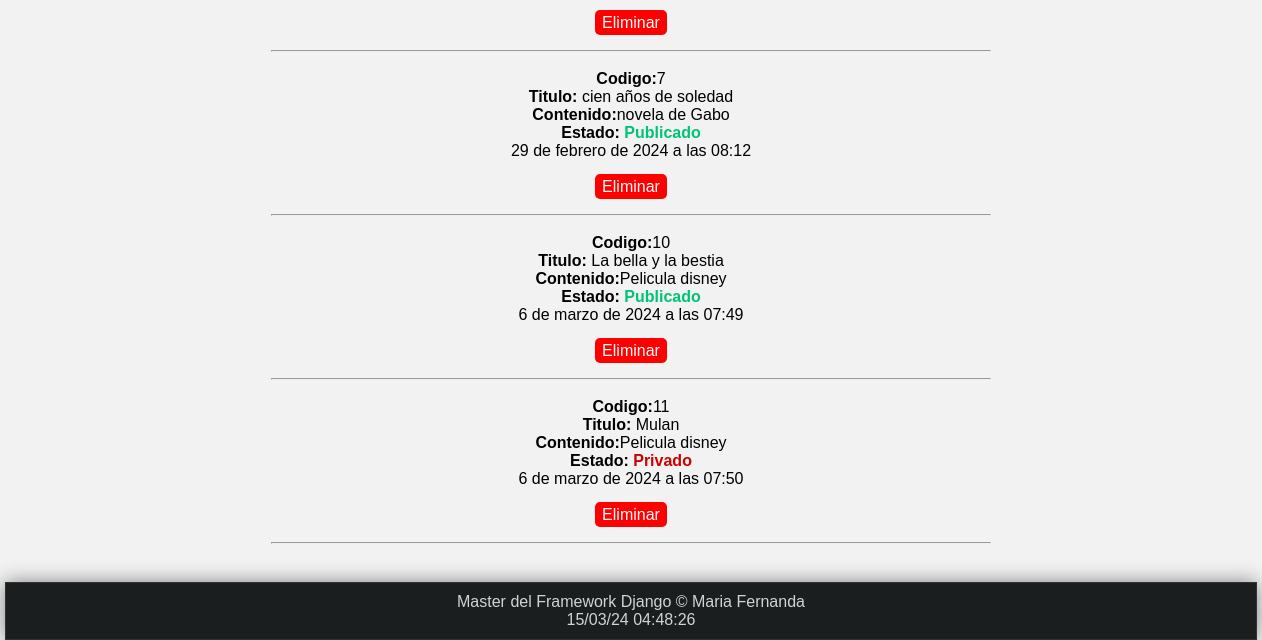
/articulos/ (lower part), run on an earlier commit of the app's database.
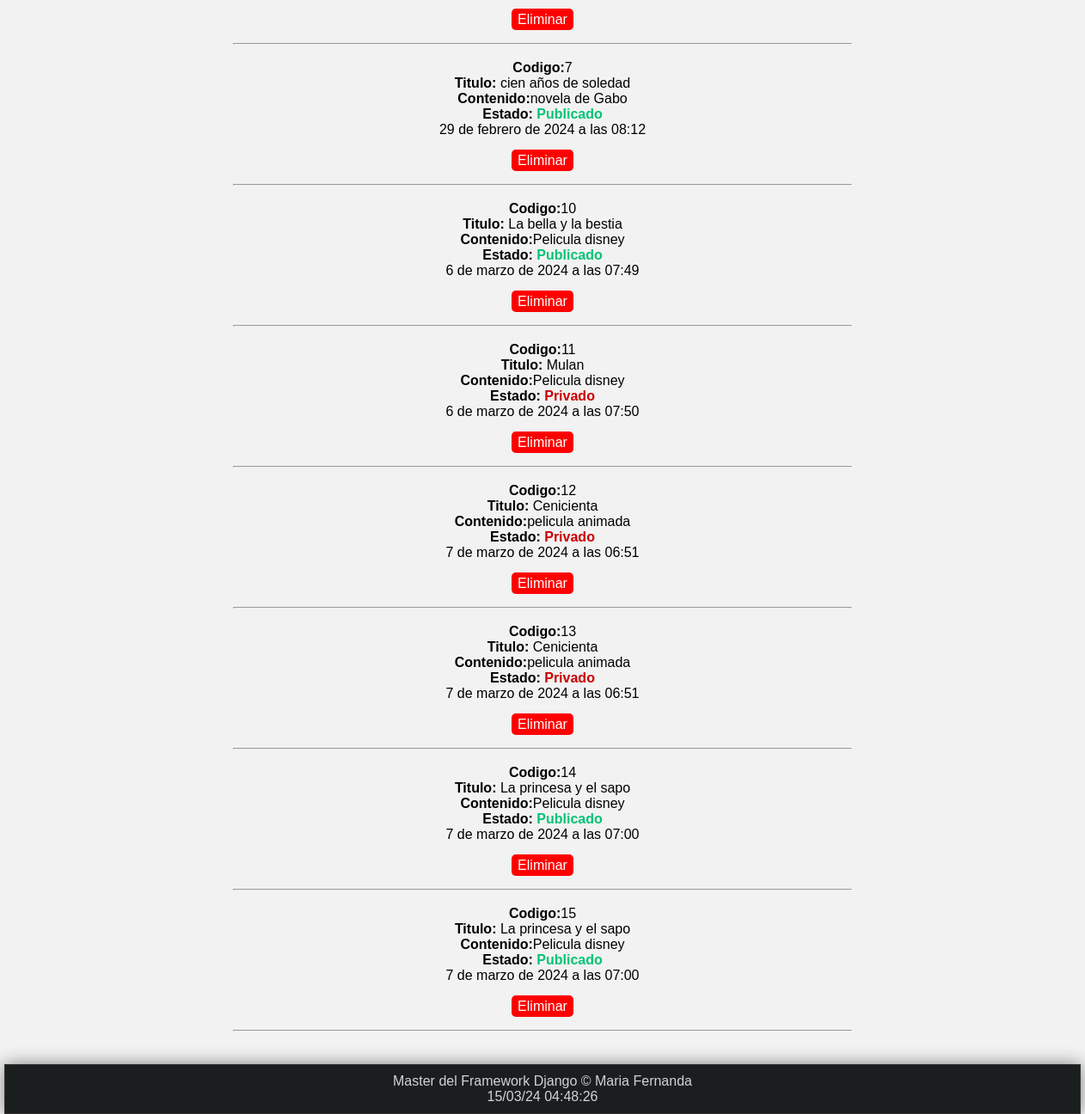
And on a later commit of the database.
### miApp/models.py (models this page shows, shortened)
class Article(models.Model):
    title=models.CharField(max_length=150)
    content=models.TextField()
    image=models.ImageField(default='null',upload_to="articles")
    public=models.BooleanField()
    create_date=models.DateTimeField(auto_now_add=True)
    update_date=models.DateField(auto_now=True)
    class Meta:
        verbose_name="Articulo"
        verbose_name_plural="Articulos"
        ordering=['id']

### miApp/views.py (the view)
# urls.py: path('articulos/', views.articulos, name="articulos"),
def articulos(request):
    articulos=Article.objects.order_by('id')
    return render(request,'articulos.html', {
        'articulos':articulos
    })

### miApp/templates/articulos.html (shortened to what this page needs)
{%extends 'layoutDos.html'%}
{%block content%}
    <ul>
        {% for article in articulos %}
            <li>
        <strong>Codigo:</strong>{{ article.id }}
        <br>
        <strong>Titulo: </strong>{{ article.title }}
        <br>
        <strong>Contenido:</strong>{{ article.content }}
        <br>
        <strong>Estado:</strong>
        {%if article.public%}
            <strong class="publicado">Publicado</strong>
        {%else%}
                <strong class="privado">Privado</strong>
        {%endif%}
        <br>
        <span>{{article.create_date}}</span>
        <br>
        <br>
        <div class="lista a">
            <a href="{% url 'borrar_articulos' article.id %}" class="eliminar-boton">Eliminar</a>
        </div>
        <br>
        <hr>
        </li>
        <br>
        {% endfor %}
    </ul>
{%endblock%}

### miApp/templates/layoutDos.html (shortened to what this page needs)
{% load static %}
<!DOCTYPE html>
<html lang="en">
<head>
    <link rel="stylesheet" type="text/css" href="{% static 'css/style.css'%}">
</head>
    <body>
        <div id="content">
            {% block content %}{% endblock %}
        </div>
    <footer>Master del Framework Django &copy; Maria Fernanda <br> {% now 'd/m/y h:i:s'%} </footer>
    </body>
</html>

### todo/static/css/style.css (style rules this page uses)
* { margin: 0px; padding: 0px; font-family: sans-serif,Arial, Helvetica; text-decoration: none; }
body { font-family: Verdana, Geneva, Tahoma, sans-serif; background-color: #f2f2f2; }
footer { width: 1250px; background-color: #1b1e1f; border: 1px solid #333; color: #d1d4d6; text-align: center; padding-top: 10px; margin: 0 auto; padding-bottom: 10px; box-shadow: 0px 0px 20px gray; }
.eliminar-boton { background-color: #ff0000; color: #ffffff; padding: 4px 7px; text-decoration: none; border: none; border-radius: 5px; }
.publicado { color:#00c475 }
.privado { color:#cc0000 }
#content { margin:0 auto; text-align: center; width: 720px; animation: 4.0s cubic-bezier(.25, 1, .30, 1) wipe-in-bottom-right both; }
footer { margin-top: 20px; text-align: center; }

What changed in the data, as far as the page shows it:
added Article: id "12", title "Cenicienta", content "pelicula animada", public "Privado", create_date "7 de marzo de 2024 a las 06:51"
added Article: id "13", title "Cenicienta", content "pelicula animada", public "Privado", create_date "7 de marzo de 2024 a las 06:51"
added Article: id "14", title "La princesa y el sapo", content "Pelicula disney", public "Publicado", create_date "7 de marzo de 2024 a las 07:00"
added Article: id "15", title "La princesa y el sapo", content "Pelicula disney", public "Publicado", create_date "7 de marzo de 2024 a las 07:00"
